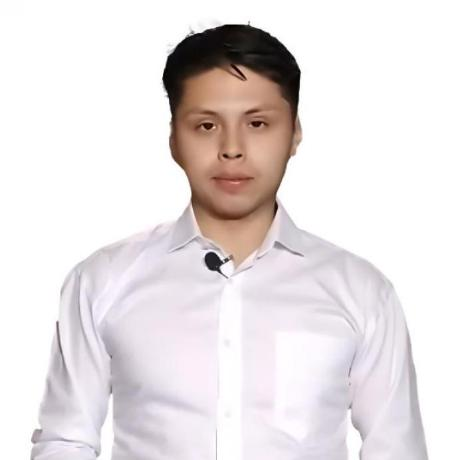
#> input picture 85209734.jpg, 460 x 460 px
$ python ascii_to_svg.py
#> lines starting #> are read from the running program, lines starting #| are printed output that depends on the picture
import sys
from PIL import Image, ImageEnhance

IMAGE_PATH = "85209734.jpg"
SVG_PATH = "dark.svg"

WIDTH = 76
ROWS = 58

ASCII_CHARS = ["@", "%", "#", "*", "+", "=", "-", ":", "."]

try:
    img = Image.open(IMAGE_PATH).convert("L")
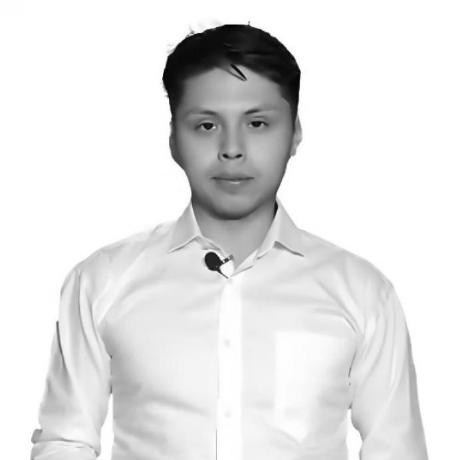
#> img: PIL image 460x460 L; min 0, max 255, mean 227.5
except Exception as e:
    print(f"Error cargando imagen: {e}")
    sys.exit(1)

# Contraste pronunciado para marcar bien tus rasgos
enhancer = ImageEnhance.Contrast(img)
img = enhancer.enhance(1.45)
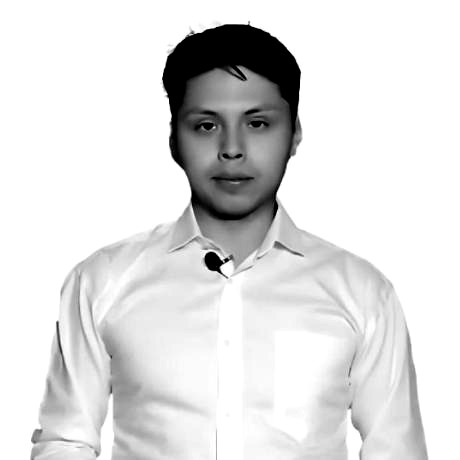
#> img: PIL image 460x460 L; min 0, max 255, mean 222.9

# --- RECORTE INTELIGENTE: Eliminamos el fondo blanco de los lados para hacer zoom ---
w, h = img.size
#> w = 460; h = 460
crop_left = int(w * 0.15)      # Cortamos 15% de espacio vacío a la izquierda
#> crop_left = 69
crop_right = int(w * 0.85)     # Cortamos 15% de espacio vacío a la derecha
#> crop_right = 391
crop_top = int(h * 0.03)       # Empezamos justo arriba del pelo
#> crop_top = 13
crop_bottom = int(h * 0.82)    # Bajamos hasta el pecho/hombros
#> crop_bottom = 377
img = img.crop((crop_left, crop_top, crop_right, crop_bottom))
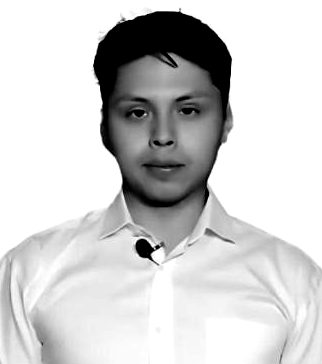
#> img: PIL image 322x364 L; min 0, max 255, mean 206.9

# Redimensionamos al lienzo completo
img = img.resize((WIDTH, ROWS))
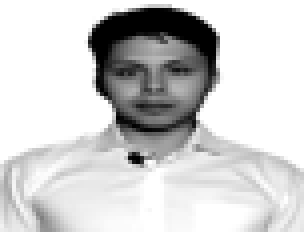
#> img: PIL image 76x58 L (shown 4 times larger); min 0, max 255, mean 206.9

pixels = list(img.getdata())
#> pixels = 4408 values, max 255 at index 0, min 0 at index 189, mean 206.9
lines = []
for i in range(0, len(pixels), WIDTH):
    row = pixels[i : i + WIDTH]
    line = "".join([ASCII_CHARS[int(p / 256 * len(ASCII_CHARS))] for p in row])
    lines.append(line)
#> this loop made 58 passes
#> i on passes 2 to 13: 76, 152, 228, 304, 380, 456, 532, 608, 684, 760, 836, 912
#> after the loop, lines = 58 items

lines = lines[:ROWS]

# Centro exacto del recuadro VISUAL.MAP (x=257) con centrado nativo
CENTER_X = 257
y_start = 55.00
y_step = 7.30
tspans = []
for idx, line in enumerate(lines):
    curr_y = f"{y_start + idx * y_step:.2f}"
    safe_line = line.replace("&", "&amp;").replace("<", "&lt;").replace(">", "&gt;")
    tspans.append(f'<tspan x="{CENTER_X}" y="{curr_y}" text-anchor="middle" xml:space="preserve">{safe_line}</tspan>')
#> this loop made 58 passes
#> curr_y on passes 1 to 12: '55.00', '62.30', '69.60', '76.90', '84.20', '91.50', '98.80', '106.10', '113.40', '120.70', '128.00', '135.30'
#> after the loop, tspans = 58 items

ascii_block = "\n".join(tspans)

#> (the run stopped early here; a loop or call above may not have finished)
